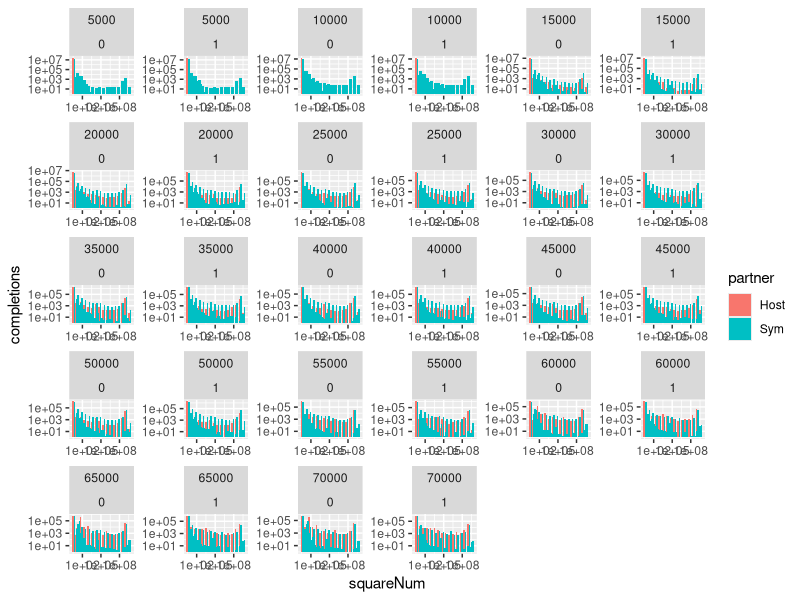

Reproduce this figure in R.
require(ggplot2)
install.packages("viridis")
library(viridis)


df <- read.table("./table.dat", h=T) # do python3 process.py first
#final_df <- subset(df, update == "1000")
final_df <- df


p<-ggplot(final_df, aes(x=squareNum,y=completions,fill = partner)) + geom_bar(stat = "identity",width=0.5,position = "dodge") + scale_x_log10() + scale_y_log10() + facet_wrap(vars(update, vertical_transmission), scales = "free") 


print(p)
